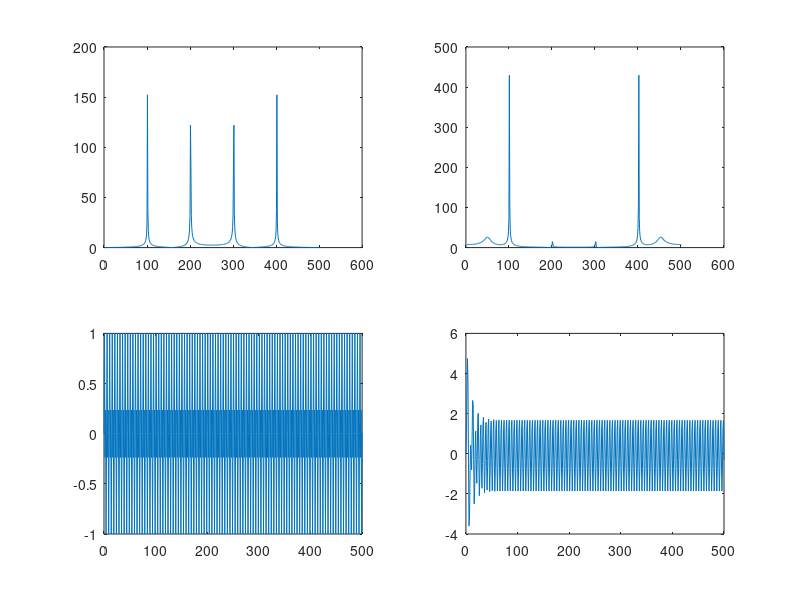

This chart was generated by the following MATLAB code:
function y = checkfilter()

	w0 = 0.4.*pi;

	t = 0:1:500;
	s1 = sin(w0*t)
	s2 = sin((2*w0).*t)

	combined = s1 + s2;
	combined = combined./max(combined);
	%plot(abs(fft(combined)));

	%[b, a] = notch(2*w0, 0.99)

	b = [1 2 1];
	a = [1 -1.481784128538675693320669779495801776648 0.831585910854089060961769064306281507015];
	%freqz(b,a);

	filtered = filter(b,a,combined);
	subplot(221);
	plot(abs(fft(combined)));
	subplot(222);
	plot(abs(fft(filtered)));
	subplot(223);
	plot(t, combined);
	subplot(224);
	plot(t, filtered);
end
